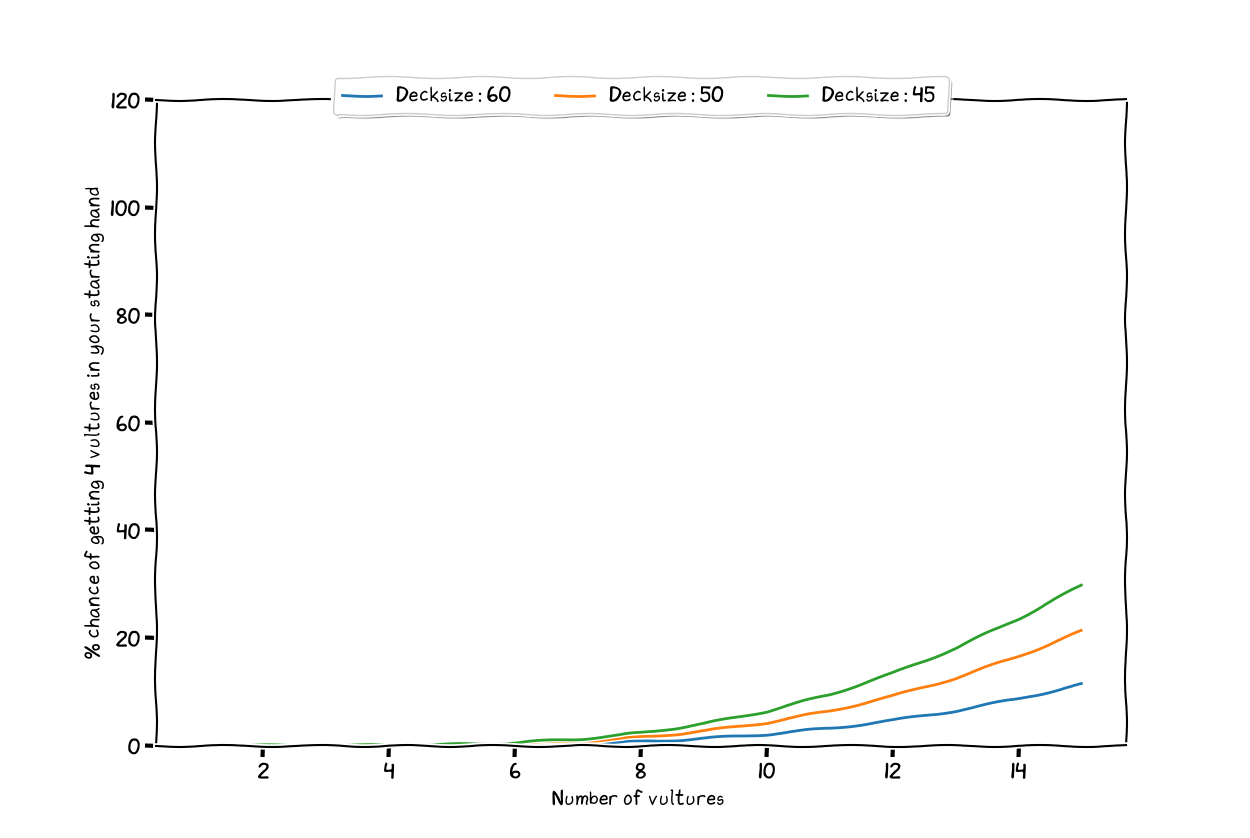

The script that drew this image:
import random
import matplotlib.pyplot as plt
from scipy.stats import hypergeom

DECKSIZES = [60, 50,45]
vultures = [i for i in range(1,16)]

# the goal of this script is to figure out how many vultures you'll want to make sure you have seen
# 4 by turn 3


prob_hit = {}
min_count = {}
seen_cards = 6
for decksize in DECKSIZES:
    label = f'Decksize : {decksize} '
    prob_hit[label] = []
    min_count[label] = max(vultures)
    for card_count in vultures:
        hypergeo = hypergeom(decksize,card_count, seen_cards)
        prob_miss = hypergeom.cdf(3, decksize, card_count, seen_cards)**4
        prob_hit[label].append(1-prob_miss)
        if (1-prob_miss> .95) and (min_count[label]>card_count):
            min_count[label] = card_count

for label in min_count:
    print(f"{label} - optimal 1st turn plays: {min_count[label]}")

with plt.xkcd():
    for label in prob_hit.keys():
        plt.plot(vultures, [i*100 for i in prob_hit[label]], label=label)
    plt.ylabel("% chance of getting 4 vultures in your starting hand")
    plt.xlabel("Number of vultures ")
    plt.ylim(0, 120)
    plt.legend(loc='upper center', bbox_to_anchor=(0.5, 1.05),
           ncol=3, fancybox=True, shadow=True)
    plt.show()
